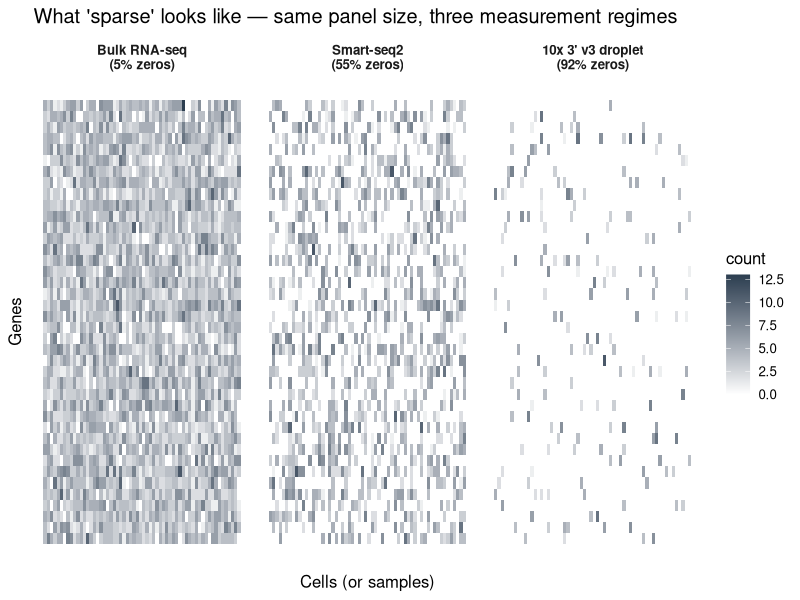

Write R code to recreate this figure.
## ---- chunk 1
#| label: setup
#| include: false

library(tidyverse)
library(knitr)
library(gridExtra)
theme_set(theme_minimal(base_size = 14))
set.seed(2026)
## ---- chunk 2
#| label: sparsity-illustration
#| echo: false
#| fig-width: 16
#| fig-height: 4

set.seed(2026)
# Three regimes: bulk (dense), Smart-seq (intermediate), 10x v3 (sparse)
make_panel <- function(p_zero, label) {
  m <- matrix(rbinom(40 * 60, 1, prob = 1 - p_zero), nrow = 40, ncol = 60)
  m[m == 1] <- rpois(sum(m == 1), 4)
  expand.grid(gene = seq_len(40), cell = seq_len(60)) |>
    mutate(count = as.vector(m),
           panel = paste0(label, "\n(", round(p_zero * 100), "% zeros)"))
}

dat <- bind_rows(
  make_panel(0.05, "Bulk RNA-seq"),
  make_panel(0.55, "Smart-seq2"),
  make_panel(0.92, "10x 3' v3 droplet")
)

dat$panel <- factor(dat$panel, levels = unique(dat$panel))

ggplot(dat, aes(cell, gene, fill = count)) +
  geom_tile() +
  scale_fill_gradient(low = "white", high = "#2c3e50", name = "count") +
  facet_wrap(~ panel, nrow = 1) +
  labs(x = "Cells (or samples)", y = "Genes",
       title = "What 'sparse' looks like — same panel size, three measurement regimes") +
  theme_minimal(base_size = 12) +
  theme(axis.text = element_blank(), axis.ticks = element_blank(),
        strip.text = element_text(face = "bold"),
        panel.grid = element_blank())
